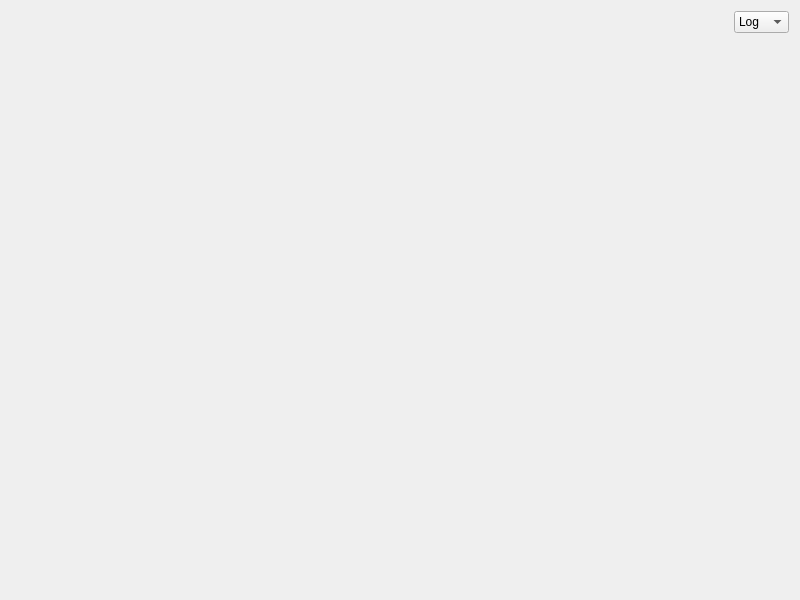
<?xml version="1.0" encoding="UTF-8"?>
<ui version="4.0">
 <class>Widget</class>
 <widget class="QWidget" name="Widget">
  <property name="geometry">
   <rect>
    <x>0</x>
    <y>0</y>
    <width>800</width>
    <height>600</height>
   </rect>
  </property>
  <property name="windowTitle">
   <string>Widget</string>
  </property>
  <layout class="QGridLayout" name="gridLayout">
   <item row="0" column="0" rowspan="2">
    <widget class="LogWidgetText" name="widget" native="true"/>
   </item>
   <item row="0" column="1">
    <widget class="QComboBox" name="com_FileType">
     <property name="sizePolicy">
      <sizepolicy hsizetype="Fixed" vsizetype="Fixed">
       <horstretch>0</horstretch>
       <verstretch>0</verstretch>
      </sizepolicy>
     </property>
     <property name="toolTip">
      <string>设置日志保存文件类型</string>
     </property>
     <item>
      <property name="text">
       <string>Log</string>
      </property>
     </item>
     <item>
      <property name="text">
       <string>CSV</string>
      </property>
     </item>
    </widget>
   </item>
   <item row="1" column="1">
    <spacer name="verticalSpacer">
     <property name="orientation">
      <enum>Qt::Vertical</enum>
     </property>
     <property name="sizeHint" stdset="0">
      <size>
       <width>20</width>
       <height>553</height>
      </size>
     </property>
    </spacer>
   </item>
  </layout>
 </widget>
 <customwidgets>
  <customwidget>
   <class>LogWidgetText</class>
   <extends>QWidget</extends>
   <header>logwidgettext.h</header>
   <container>1</container>
  </customwidget>
 </customwidgets>
 <resources/>
 <connections/>
</ui>
